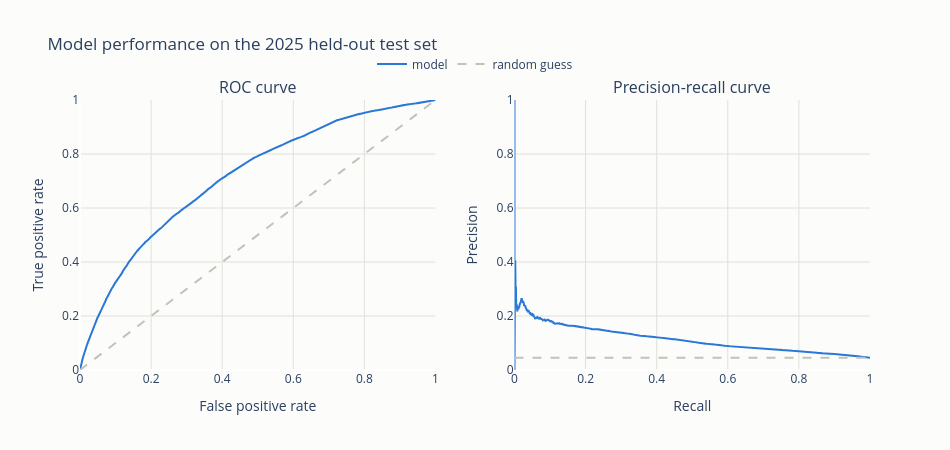

The notebook cell this image was saved under:
### Markdown cell above
The classification report above is a single snapshot at the 0.5 threshold. Because class_weight="balanced"
was used, that threshold is not necessarily the right operating point for this problem, it treats a missed
deterioration and a false alarm as equally costly, which is unlikely to be true for a bridge inspection
program. The ROC and precision-recall curves below show the full tradeoff across every threshold at once.

### Code cell
import plotly.graph_objects as go
from plotly.subplots import make_subplots
from sklearn.metrics import precision_recall_curve, roc_curve

MODEL_COLOR = "#2a78d6"
REFERENCE_COLOR = "#c3c2b7"

fpr, tpr, _ = roc_curve(y_test, test_proba)
precision, recall, _ = precision_recall_curve(y_test, test_proba)

fig = make_subplots(
    rows=1, cols=2,
    subplot_titles=("ROC curve", "Precision-recall curve"),
)

fig.add_trace(
    go.Scatter(x=fpr, y=tpr, mode="lines", name="model", line=dict(color=MODEL_COLOR, width=2)),
    row=1, col=1,
)
fig.add_trace(
    go.Scatter(x=[0, 1], y=[0, 1], mode="lines", name="random guess",
               line=dict(color=REFERENCE_COLOR, width=2, dash="dash")),
    row=1, col=1,
)

fig.add_trace(
    go.Scatter(x=recall, y=precision, mode="lines", name="model", showlegend=False,
               line=dict(color=MODEL_COLOR, width=2)),
    row=1, col=2,
)
fig.add_trace(
    go.Scatter(x=[0, 1], y=[y_test.mean(), y_test.mean()], mode="lines", name="random guess",
               showlegend=False, line=dict(color=REFERENCE_COLOR, width=2, dash="dash")),
    row=1, col=2,
)

fig.update_xaxes(title_text="False positive rate", range=[0, 1], gridcolor="#e1e0d9", row=1, col=1)
fig.update_yaxes(title_text="True positive rate", range=[0, 1], gridcolor="#e1e0d9", row=1, col=1)
fig.update_xaxes(title_text="Recall", range=[0, 1], gridcolor="#e1e0d9", row=1, col=2)
fig.update_yaxes(title_text="Precision", range=[0, 1], gridcolor="#e1e0d9", row=1, col=2)
fig.update_layout(
    title_text="Model performance on the 2025 held-out test set",
    height=450, width=950,
    plot_bgcolor="#fcfcfb", paper_bgcolor="#fcfcfb",
    legend=dict(orientation="h", yanchor="bottom", y=1.08, xanchor="center", x=0.5),
)
fig.show()

### Figure 1 — Plotly figure (JSON) as saved in the notebook; plotly's stock layout.template omitted (floating-point values rounded to 4 significant figures; data arrays with more than 128 entries replaced by an {"elided": "..."} marker saying what was removed)
{"data": [{"line": {"color": "#2a78d6", "width": 2}, "mode": "lines", "name": "model", "type": "scatter", "x": {"elided": "11535 float values"}, "xaxis": "x", "y": {"elided": "11535 float values"}, "yaxis": "y"}, {"line": {"color": "#c3c2b7", "dash": "dash", "width": 2}, "mode": "lines", "name": "random guess", "type": "scatter", "x": [0, 1], "xaxis": "x", "y": [0, 1], "yaxis": "y"}, {"line": {"color": "#2a78d6", "width": 2}, "mode": "lines", "name": "model", "showlegend": false, "type": "scatter", "x": {"elided": "137918 float values"}, "xaxis": "x2", "y": {"elided": "137918 float values"}, "yaxis": "y2"}, {"line": {"color": "#c3c2b7", "dash": "dash", "width": 2}, "mode": "lines", "name": "random guess", "showlegend": false, "type": "scatter", "x": [0, 1], "xaxis": "x2", "y": [0.04545, 0.04545], "yaxis": "y2"}], "layout": {"annotations": [{"font": {"size": 16}, "showarrow": false, "text": "ROC curve", "x": 0.225, "xanchor": "center", "xref": "paper", "y": 1.0, "yanchor": "bottom", "yref": "paper"}, {"font": {"size": 16}, "showarrow": false, "text": "Precision-recall curve", "x": 0.775, "xanchor": "center", "xref": "paper", "y": 1.0, "yanchor": "bottom", "yref": "paper"}], "height": 450, "legend": {"orientation": "h", "x": 0.5, "xanchor": "center", "y": 1.08, "yanchor": "bottom"}, "paper_bgcolor": "#fcfcfb", "plot_bgcolor": "#fcfcfb", "title": {"text": "Model performance on the 2025 held-out test set"}, "width": 950, "xaxis": {"anchor": "y", "domain": [0.0, 0.45], "gridcolor": "#e1e0d9", "range": [0, 1], "title": {"text": "False positive rate"}}, "xaxis2": {"anchor": "y2", "domain": [0.55, 1.0], "gridcolor": "#e1e0d9", "range": [0, 1], "title": {"text": "Recall"}}, "yaxis": {"anchor": "x", "domain": [0.0, 1.0], "gridcolor": "#e1e0d9", "range": [0, 1], "title": {"text": "True positive rate"}}, "yaxis2": {"anchor": "x2", "domain": [0.0, 1.0], "gridcolor": "#e1e0d9", "range": [0, 1], "title": {"text": "Precision"}}}}
